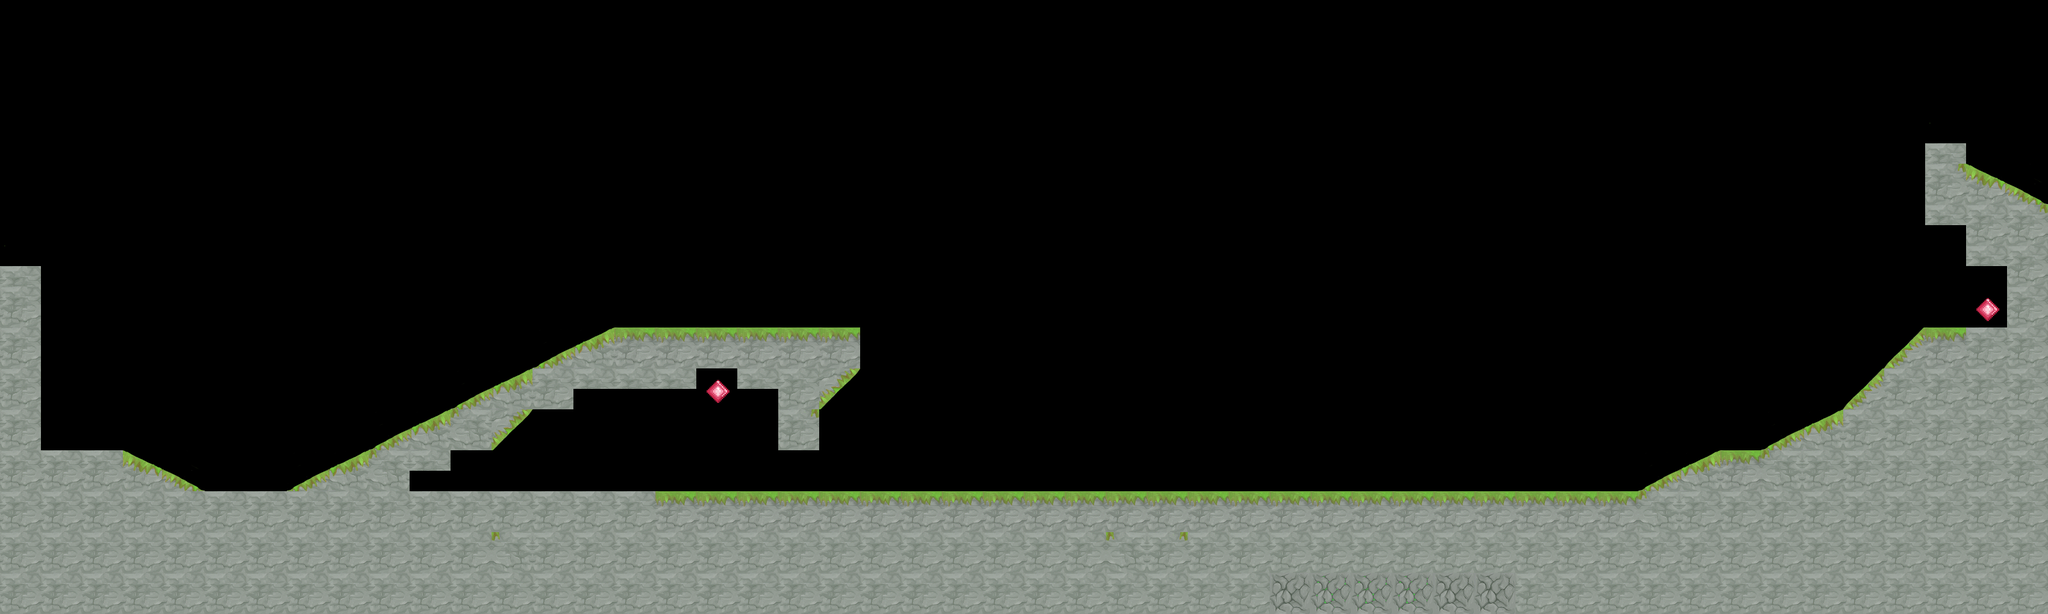

The image is a tile-based game level rendered from a .tmx file. Its description and complete source (layers, tilesets, objects, tile grids) follow:
An orthogonal 50x15 tile map with 64x64 px tiles, 1 tile layer (Calque de Tile 1) and 14 objects.

<map version="1.0" orientation="orthogonal" renderorder="right-down" width="50" height="15" tilewidth="64" tileheight="64" nextobjectid="1">
 <tileset firstgid="1" name="tileset" tilewidth="64" tileheight="64" tilecount="16" columns="4">
  <image source="resources/tileset.png" width="256" height="256" />
  <tile id="0">
   <objectgroup draworder="index">
    <object id="2" x="0" y="0" width="64" height="64" />
   </objectgroup>
  </tile>
  <tile id="1">
   <objectgroup draworder="index">
    <object id="1" x="0" y="0" width="64" height="64" />
   </objectgroup>
  </tile>
  <tile id="3">
   <objectgroup draworder="index">
    <object id="3" x="-60" y="-3" width="140" height="31" rotation="28" />
   </objectgroup>
  </tile>
  <tile id="4">
   <objectgroup draworder="index">
    <object id="2" x="0" y="0" width="64" height="64" />
   </objectgroup>
  </tile>
  <tile id="5">
   <objectgroup draworder="index">
    <object id="1" x="-2" y="65" width="140" height="31" rotation="-28" />
   </objectgroup>
  </tile>
  <tile id="7">
   <objectgroup draworder="index">
    <object id="3" x="0" y="0" width="64" height="64" />
   </objectgroup>
  </tile>
  <tile id="8">
   <objectgroup draworder="index">
    <object id="4" x="0" y="-1" width="93" height="26" rotation="45" />
   </objectgroup>
  </tile>
  <tile id="9">
   <objectgroup draworder="index">
    <object id="1" x="0" y="0" width="64" height="64" />
   </objectgroup>
  </tile>
  <tile id="10">
   <objectgroup draworder="index">
    <object id="3" x="0" y="0" width="64" height="64" />
   </objectgroup>
  </tile>
  <tile id="11">
   <objectgroup draworder="index">
    <object id="5" x="-2" y="65" width="93" height="26" rotation="-45" />
   </objectgroup>
  </tile>
  <tile id="12">
   <objectgroup draworder="index">
    <object id="1" x="0" y="0" width="64" height="32" />
   </objectgroup>
  </tile>
  <tile id="13">
   <objectgroup draworder="index">
    <object id="4" x="0" y="32" width="64" height="32" />
   </objectgroup>
  </tile>
  <tile id="14">
   <objectgroup draworder="index">
    <object id="1" x="34" y="15" width="29" height="29" rotation="45" />
   </objectgroup>
  </tile>
  <tile id="15">
   <objectgroup draworder="index">
    <object id="1" x="-19.25" y="47" width="93" height="26" rotation="-45" />
   </objectgroup>
  </tile>
 </tileset>
 <layer name="Calque de Tile 1" width="50" height="15">
  <data encoding="csv">
0,0,0,0,0,0,0,0,0,0,0,0,0,0,0,0,0,0,0,0,0,0,0,0,0,0,0,0,0,0,0,0,0,0,0,0,0,0,0,0,0,0,0,0,0,0,0,0,0,0,
0,0,0,0,0,0,0,0,0,0,0,0,0,0,0,0,0,0,0,0,0,0,0,0,0,0,0,0,0,0,0,0,0,0,0,0,0,0,0,0,0,0,0,0,0,0,0,0,0,0,
0,0,0,0,0,0,0,0,0,0,0,0,0,0,0,0,0,0,0,0,0,0,0,0,0,0,0,0,0,0,0,0,0,0,0,0,0,0,0,0,0,0,0,0,0,0,0,0,0,0,
0,0,0,0,0,0,0,0,0,0,0,0,0,0,0,0,0,0,0,0,0,0,0,0,0,0,0,0,0,0,0,0,0,0,0,0,0,0,0,0,0,0,0,0,0,0,0,14,0,0,
0,0,0,0,0,0,0,0,0,0,0,0,0,0,0,0,0,0,0,0,0,0,0,0,0,0,0,0,0,0,0,0,0,0,0,0,0,0,0,0,0,0,0,0,0,0,0,10,3,4,
0,0,0,0,0,0,0,0,0,0,0,0,0,0,0,0,0,0,0,0,0,0,0,0,0,0,0,0,0,0,0,0,0,0,0,0,0,0,0,0,0,0,0,0,0,0,0,13,1,10,
14,0,0,0,0,0,0,0,0,0,0,0,0,0,0,0,0,0,0,0,0,0,0,0,0,0,0,0,0,0,0,0,0,0,0,0,0,0,0,0,0,0,0,0,0,0,0,0,13,1,
1,0,0,0,0,0,0,0,0,0,0,0,0,0,0,0,0,0,0,0,0,0,0,0,0,0,0,0,0,0,0,0,0,0,0,0,0,0,0,0,0,0,0,0,0,0,0,0,15,1,
1,0,0,0,0,0,0,0,0,0,0,0,0,6,7,2,2,2,2,2,2,0,0,0,0,0,0,0,0,0,0,0,0,0,0,0,0,0,0,0,0,0,0,0,0,0,12,2,1,1,
1,0,0,0,0,0,0,0,0,0,0,6,7,1,13,13,13,15,13,1,16,0,0,0,0,0,0,0,0,0,0,0,0,0,0,0,0,0,0,0,0,0,0,0,0,12,1,1,1,1,
1,0,0,0,0,0,0,0,0,6,7,11,16,0,0,0,0,0,0,10,0,0,0,0,0,0,0,0,0,0,0,0,0,0,0,0,0,0,0,0,0,0,0,6,7,1,1,1,1,1,
1,1,1,3,4,0,0,6,7,11,13,0,0,0,0,0,0,0,0,0,0,0,0,0,0,0,0,0,0,0,0,0,0,0,0,0,0,0,0,0,6,7,2,11,1,1,1,1,1,1,
1,1,1,1,1,1,1,1,1,1,1,1,1,1,1,1,2,2,2,2,2,2,2,2,2,2,2,2,2,2,2,2,2,2,2,2,2,2,2,2,11,1,1,1,1,1,1,1,1,1,
1,1,1,1,1,1,1,1,1,1,1,1,11,1,1,1,1,1,1,1,1,1,1,1,1,1,1,11,10,1,1,1,1,1,1,1,1,1,1,1,1,1,1,1,1,1,1,1,1,1,
1,1,1,1,1,1,1,1,1,1,1,1,1,1,1,1,1,1,1,1,1,1,1,1,1,1,1,1,1,1,1,8,5,5,5,8,8,1,1,1,1,1,1,1,1,1,1,1,1,1
</data>
 </layer>
</map>